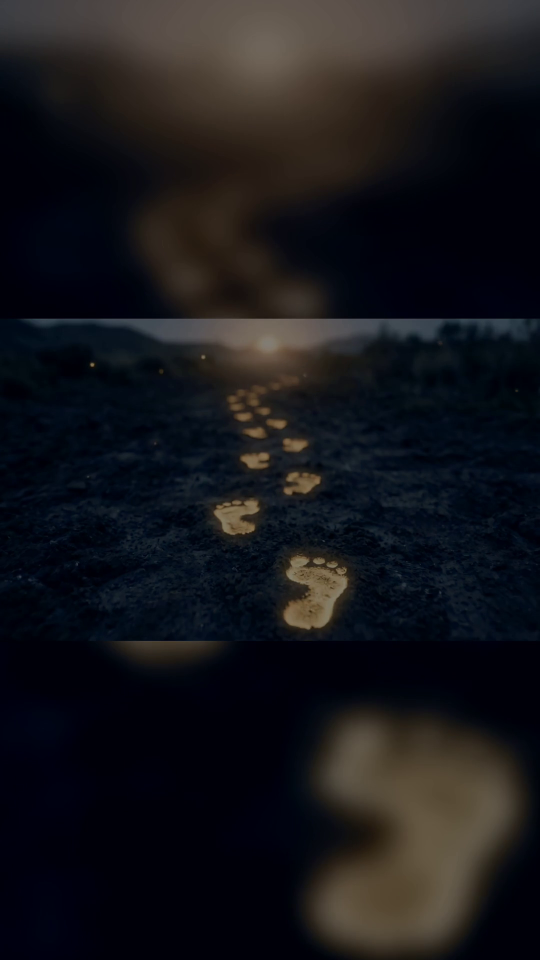
#> input picture frame 7 of youtube/shorts/short2/clips/b3_steps.mp4, 1080 x 1920 px, given in place of EP04_longform.mp4, which was not available (shown at 1/2 size)
$ python qa_flow.py
#> lines starting #> are read from the running program, lines starting #| are printed output that depends on the picture
# 2s-window optical flow p95 (camera never "stops") + direction reversal count per shot
import cv2,numpy as np,json,sys
c=cv2.VideoCapture('build/EP04_longform.mp4');prev=None;mag=[];hx=[]
i=0
while True:
    ok,f=c.read()
#> f is the input picture: shape (1920, 1080, 3); mean B, G, R 26.3, 22.2, 22.3
    if not ok:break
    if i%3==0:
        g=cv2.cvtColor(cv2.resize(f,(480,270)),cv2.COLOR_BGR2GRAY)
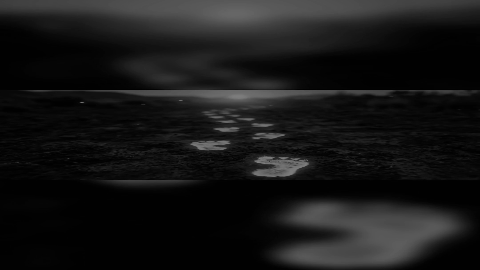
#> g: shape (270, 480); min 0, max 127, mean 22.6
        if prev is not None:
            fl=cv2.calcOpticalFlowFarneback(prev,g,None,.5,3,15,3,5,1.2,0)
            m=np.linalg.norm(fl,axis=2)*4; mag.append(float(np.percentile(m,95))); hx.append(float(np.median(fl[...,0])*4))
        prev=g
    i+=1
mag=np.array(mag);win=20   # 20 samples x 0.1s = 2s
low=[k*0.1 for k in range(len(mag)-win) if mag[k:k+win].max()<1.5]
json.dump(dict(n=len(mag),low_2s_windows=len(low),low_at=[round(x,1) for x in low[:30]]),open('qa/flow.json','w'))
print('samples',len(mag),'2s windows with p95<1.5px:',len(low),low[:15])

$ run again, starting later in the video
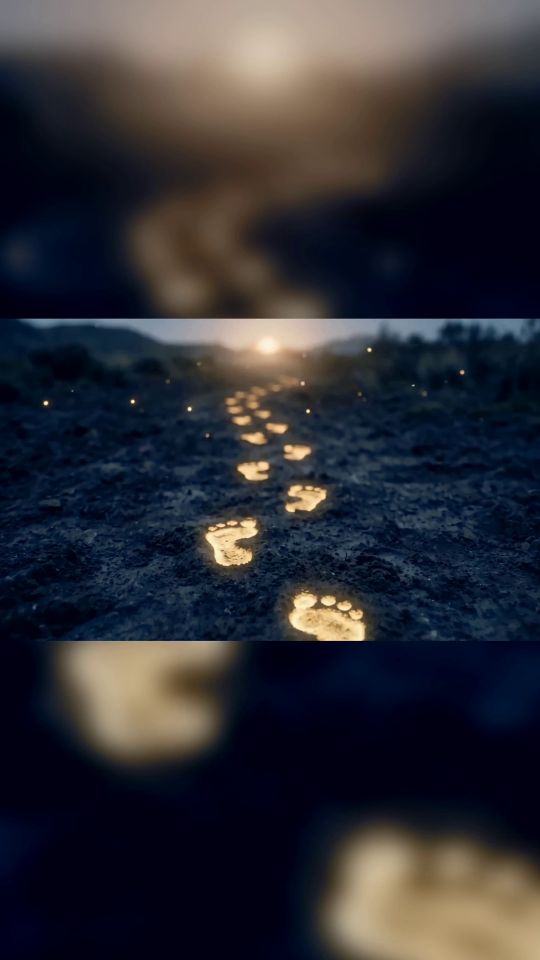
#> input picture frame 35 of youtube/shorts/short2/clips/b3_steps.mp4, 1080 x 1920 px, given in place of EP04_longform.mp4, which was not available (shown at 1/2 size)
#> f is the input picture: shape (1920, 1080, 3); mean B, G, R 53.2, 46.1, 45.7
#> `g=cv2.cvtColor(cv2.resize(f,(480,270)),cv2.COLOR_BGR2GRAY)`:
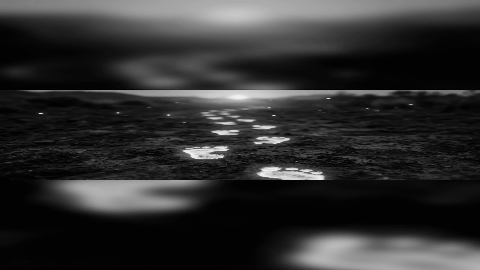
#> g: shape (270, 480); min 1, max 242, mean 46.6

$ run again, starting later in the video
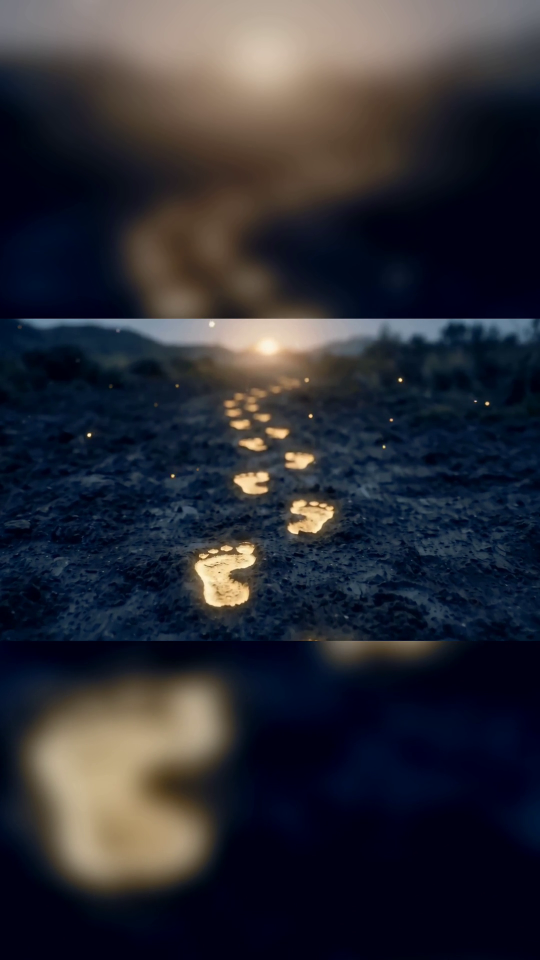
#> input picture frame 62 of youtube/shorts/short2/clips/b3_steps.mp4, 1080 x 1920 px, given in place of EP04_longform.mp4, which was not available (shown at 1/2 size)
#> f is the input picture: shape (1920, 1080, 3); mean B, G, R 53.1, 44.9, 44.1
#> `g=cv2.cvtColor(cv2.resize(f,(480,270)),cv2.COLOR_BGR2GRAY)`:
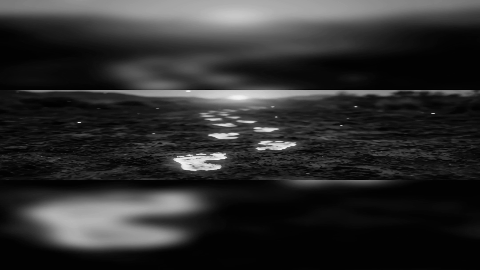
#> g: shape (270, 480); min 1, max 244, mean 45.4
